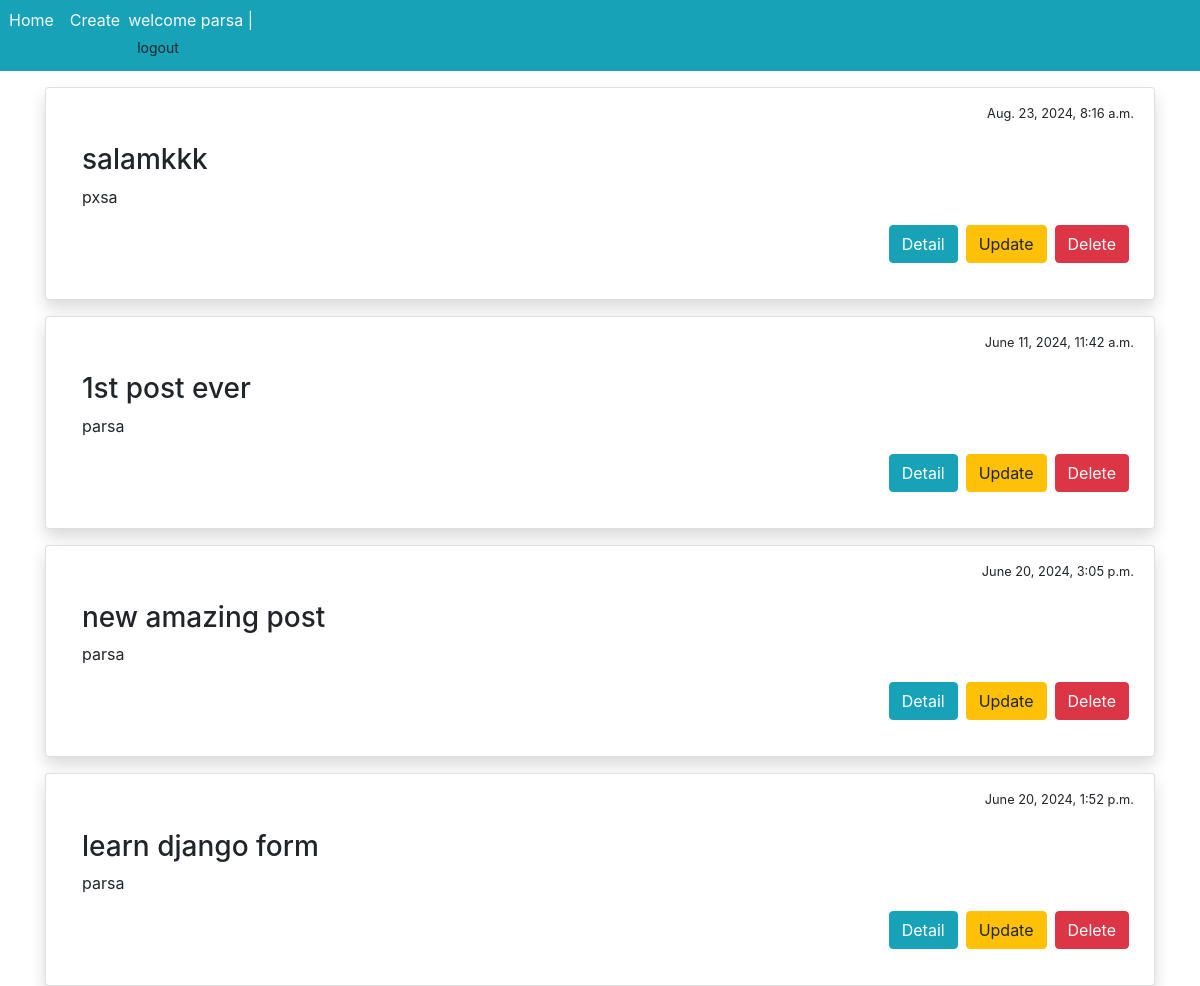
Page /blog/ (signed in) on the committed database.
### blog/models.py (models this page shows, shortened)
class Post(models.Model):
    STATUS_CHOICES = (
        ('pub', 'Published'),
        ('drf', 'Draft'),
    )
    title = models.CharField(max_length=100)
    text = models.TextField()
    date_created = models.DateTimeField(auto_now_add=True)
    date_modified = models.DateTimeField(auto_now=True)
    status = models.CharField(choices=STATUS_CHOICES, default='drf', max_length=3)
    author = models.ForeignKey('auth.User', on_delete=models.CASCADE, null=True)

### blog/views.py (the view)
# urls.py: path('', views.PostList.as_view(), name='all_posts'),
class PostList(generic.ListView):
    model = Post
    template_name = 'blog/posts.html'
    context_object_name = 'posts'
    def get_queryset(self):
        return Post.objects.filter(status='pub').order_by('-date_modified')

### blog/templates/blog/posts.html (shortened to what this page needs)
{% extends '_base.html'%}
{%block content%}
   {% for post in posts %}
   <div class="card mt-3 p-3 shadow">
      <div class="row justify-content-end mr-1">
         <small>{{ post.date_created }}</small>
      </div>
      <div class="card-body">
          <h3>{{ post.title }}</h3>
          <p> {{ post.author }}</p>
            <div class="row justify-content-end">
               <a class="btn btn-info mx-1" href="{% url 'post_detail' post.id %}">Detail</a>
               <a class="btn btn-warning mx-1" href="{% url 'update_post' post.id %}">Update</a>
               <a class="btn btn-danger mx-1" href="{% url 'remove_post' post.id %}">Delete</a>
            </div>
      </div>
   </div>
   {% endfor %}
{%endblock%}

### templates/_base.html (shortened to what this page needs)
<!DOCTYPE html>
<html lang="en">
<head>
    <link rel="stylesheet" href="https://cdn.jsdelivr.net/npm/bootstrap@4.3.1/dist/css/bootstrap.min.css">
</head>
<body>
    <nav class="navbar navbar-light bg-info text-light">
        <div class="row justify-content-start g-3 text-align-center align-item-center">
            <div>
                <a class="text-light mb-0 m-2" href="{% url 'all_posts' %}">Home</a>
            </div>
            <div>
                <a class="text-light mb-0 m-2" href="{% url 'create_post' %}">Create</a>
            </div>
            <div>
                {% if user.is_authenticated %}
                    welcome {{user.username}} |
                    <form class="inline-block" action="{% url 'logout' %}" method='POST'>
                        <button class="btn btn-sm" type="submit">logout</button>
                    </form>
                {% else %}
                    <a class = "text-light" href="{% url 'login' %}">login</a> | <a class = "text-light" href="{% url 'signup' %}">Sign up</a>
                {% endif %}
            </div>
        </div>
    </nav>
    <div class="container">
        {%block content%}
        {%endblock%}
    </div>
</body>
</html>

### rows in the picture
Post: date_created "Aug. 23, 2024, 8:16 a.m.", title "salamkkk", author "pxsa"
Post: date_created "June 11, 2024, 11:42 a.m.", title "1st post ever", author "parsa"
Post: date_created "June 20, 2024, 3:05 p.m.", title "new amazing post", author "parsa"
Post: date_created "June 20, 2024, 1:52 p.m.", title "learn django form", author "parsa"

### other values in the picture
{{ user.username }} "parsa"
